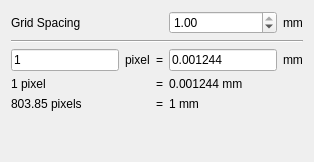
     <widget class="QWidget" name="imagePage">
      <attribute name="title">
       <string>Grid</string>
      </attribute>
      <layout class="QGridLayout" name="gridLayout">
       <item row="3" column="0">
        <widget class="QLineEdit" name="gridPixelsEdit">
         <property name="text">
          <string>1</string>
         </property>
        </widget>
       </item>
       <item row="3" column="3">
        <widget class="QLineEdit" name="gridMillimetresEdit">
         <property name="text">
          <string>0.001244</string>
         </property>
        </widget>
       </item>
       <item row="4" column="0">
        <widget class="QLabel" name="label_23">
         <property name="text">
          <string>1 pixel</string>
         </property>
        </widget>
       </item>
       <item row="10" column="0">
        <spacer name="verticalSpacer_3">
         <property name="orientation">
          <enum>Qt::Vertical</enum>
         </property>
         <property name="sizeHint" stdset="0">
          <size>
           <width>20</width>
           <height>40</height>
          </size>
         </property>
        </spacer>
       </item>
       <item row="3" column="1">
        <widget class="QLabel" name="label_25">
         <property name="text">
          <string>pixel</string>
         </property>
        </widget>
       </item>
       <item row="3" column="4">
        <widget class="QLabel" name="label_26">
         <property name="text">
          <string>mm</string>
         </property>
        </widget>
       </item>
       <item row="3" column="2">
        <widget class="QLabel" name="label_27">
         <property name="text">
          <string>=</string>
         </property>
        </widget>
       </item>
       <item row="4" column="2">
        <widget class="QLabel" name="label_28">
         <property name="text">
          <string>=</string>
         </property>
        </widget>
       </item>
       <item row="6" column="2">
        <widget class="QLabel" name="label_29">
         <property name="text">
          <string>=</string>
         </property>
        </widget>
       </item>
       <item row="6" column="0">
        <widget class="QLabel" name="gridPixelsLabel">
         <property name="text">
          <string>803.85 pixels</string>
         </property>
        </widget>
       </item>
       <item row="6" column="3">
        <widget class="QLabel" name="label_30">
         <property name="text">
          <string>1 mm</string>
         </property>
        </widget>
       </item>
       <item row="4" column="3">
        <widget class="QLabel" name="gridMillimetresLabel">
         <property name="text">
          <string>0.001244 mm</string>
         </property>
        </widget>
       </item>
       <item row="0" column="0">
        <widget class="QLabel" name="label_24">
         <property name="text">
          <string>Grid Spacing</string>
         </property>
        </widget>
       </item>
       <item row="0" column="4">
        <widget class="QLabel" name="label_31">
         <property name="text">
          <string>mm</string>
         </property>
        </widget>
       </item>
       <item row="2" column="0" colspan="5">
        <widget class="Line" name="line">
         <property name="orientation">
          <enum>Qt::Horizontal</enum>
         </property>
        </widget>
       </item>
       <item row="0" column="3">
        <widget class="QDoubleSpinBox" name="gridSpacingSpin">
         <property name="suffix">
          <string/>
         </property>
         <property name="decimals">
          <number>2</number>
         </property>
         <property name="maximum">
          <double>1.000000000000000</double>
         </property>
         <property name="singleStep">
          <double>0.100000000000000</double>
         </property>
         <property name="value">
          <double>1.000000000000000</double>
         </property>
        </widget>
       </item>
      </layout>
     </widget>
